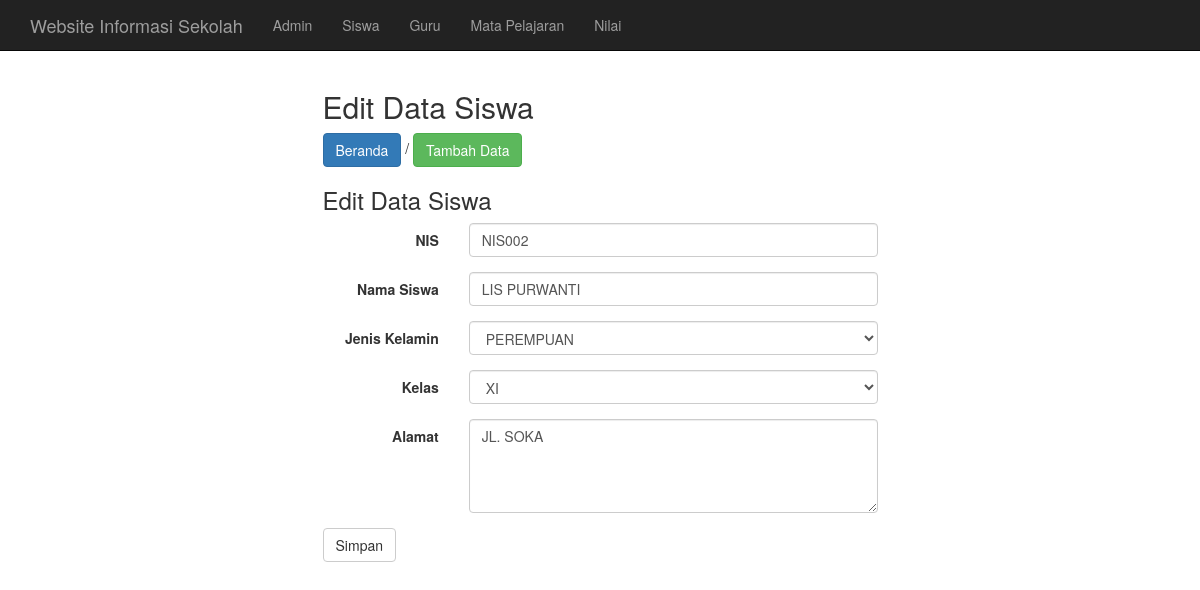
The app's page /admin/siswa/edit.php?id=3 (signed in) with its own data.
### tables this page shows
CREATE TABLE `m_siswa` (
  `siswa_id` int(11) NOT NULL,
  `nis` varchar(10) NOT NULL,
  `nama_siswa` varchar(50) NOT NULL,
  `jekel` varchar(10) NOT NULL,
  `alamat` text NOT NULL,
  `kelas` varchar(30) NOT NULL
);

### admin/siswa/edit.php (the view, shortened to what this page needs)
<?php include('../../include/header.php'); ?>
<div class="row-fluid" style="margin-top:20px">
	<div class="col-md-6 col-md-offset-3">
		<h2>Edit Data Siswa</h2>
		<p><a href="index.php" class="btn btn-primary">Beranda</a> / <a href="tambah.php" class="btn btn-success">Tambah Data</a></p>
		<h3>Edit Data Siswa</h3>
		<?php
			$id = $_GET['id'];
			$show = mysql_query("SELECT * FROM m_siswa WHERE siswa_id='$id'");
			if(mysql_num_rows($show) == 0){
				echo '<script>window.history.back()</script>';
			} else {
				$data = mysql_fetch_assoc($show);
			}
		?>
		<form class="form-horizontal" action="edit-proses.php" method="post">
		  <div class="form-group">
		    <label class="col-sm-3 control-label">NIS</label>
		    <div class="col-sm-9">
		      <input type="text" class="form-control" name="nis" value="<?php echo $data['nis']; ?>" required>
		    </div>
		  </div>
		  <div class="form-group">
		    <label class="col-sm-3 control-label">Nama Siswa</label>
		    <div class="col-sm-9">
		      <input type="text" class="form-control" name="nama" value="<?php echo $data['nama_siswa']; ?>" required>
		    </div>
		  </div>
		  <div class="form-group">
		    <label class="col-sm-3 control-label">Jenis Kelamin</label>
		    <div class="col-sm-9">
				<select name="jekel" class="form-control" required>
					<option value="PEREMPUAN" <?php if($data['jekel'] == 'PEREMPUAN'){ echo 'selected'; } ?>>PEREMPUAN</option>
				</select>
		    </div>
		  </div>
		  <div class="form-group">
		    <label class="col-sm-3 control-label">Kelas</label>
		    <div class="col-sm-9">
				<select name="kelas" class="form-control" required>
					<option value="XI" <?php if($data['kelas'] == 'XI'){ echo 'selected'; } ?>>XI</option>
				</select>
		    </div>
		  </div>
		  <div class="form-group">
		    <label class="col-sm-3 control-label">Alamat</label>
		    <div class="col-sm-9">
		    	<textarea name="alamat" class="form-control" rows="4"><?php echo $data['alamat']; ?></textarea>
		    </div>
		  </div>
		  <button type="submit" name="simpan" class="btn btn-default">Simpan</button>
		</form>
	</div>
</div>
<?php include('../../include/footer.php'); ?>

### records on screen
m_siswa: nis "NIS002", nama "LIS PURWANTI", jekel "PEREMPUAN", kelas "XI", alamat "JL. SOKA"
